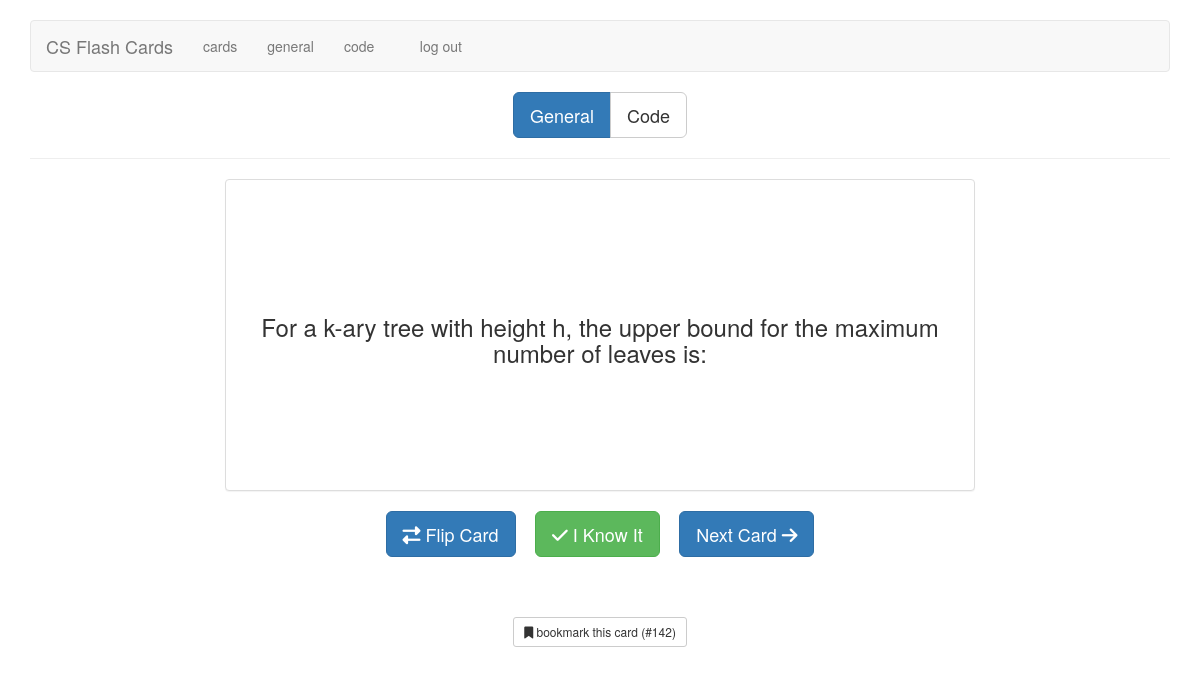
Screenshot of /general (signed in) with the database file from the repository.
### tables this page shows
CREATE TABLE cards (
  id integer primary key autoincrement,
  type tinyint not null, /* 1 for vocab, 2 for code */
  front text not null,
  back text not null,
  known boolean default 0
);

### flash_cards.py (the view)
@app.route('/general')
@app.route('/general/<card_id>')
def general(card_id=None):
    if not session.get('logged_in'):
        return redirect(url_for('login'))
    return memorize("general", card_id)

### flash_cards.py (called while the page is built)
def connect_db():
    rv = sqlite3.connect(app.config['DATABASE'])
    rv.row_factory = sqlite3.Row
    return rv

def get_db():
    if not hasattr(g, 'sqlite_db'):
        g.sqlite_db = connect_db()
    return g.sqlite_db

def memorize(card_type, card_id):
    if card_type == "general":
        type = 1
    elif card_type == "code":
        type = 2
    else:
        return redirect(url_for('cards'))
    if card_id:
        card = get_card_by_id(card_id)
    else:
        card = get_card(type)
    if not card:
        flash("You've learned all the " + card_type + " cards.")
        return redirect(url_for('cards'))
    short_answer = (len(card['back']) < 75)
    return render_template('memorize.html',
                           card=card,
                           card_type=card_type,
                           short_answer=short_answer)

def get_card(type):
    db = get_db()
    query = '''
      SELECT
        id, type, front, back, known
      FROM cards
      WHERE
        type = ?
        and known = 0
      ORDER BY RANDOM()
      LIMIT 1
    '''
    cur = db.execute(query, [type])
    return cur.fetchone()

### templates/memorize.html (shortened to what this page needs)
{% extends "layout.html" %}
{% block body %}
<div class="row">
    <div class="col-xs-12 text-center">
        <div class="btn-group btn-group-lg" role="group" aria-label="card type">
            <a href="{{ url_for('general') }}"
                class="btn btn-{{ "primary" if card_type == "general" else "default" }}">General</a>
            <a href="{{ url_for('code') }}"
                class="btn btn-{{ "primary" if card_type == "code" else "default" }}">Code</a>
        </div>
    </div>
</div>
<hr />
<div class="row memorizePanel">
    <div class="col-xs-8 col-xs-offset-2">
        <div class="panel panel-default cardFront">
            <div class="panel-body">
                <div class="alignContainer">
                    <div class="alignMiddle frontText">
                        <h3 class="text-center">{{ card.front }}</h3>
                    </div>
                </div>
            </div>
        </div>
    </div>
</div>
<div class="row">
    <div class="col-xs-12 text-center">
        <a href="javascript:" class="btn btn-primary btn-lg flipCard">
            <i class="fa fa-exchange"></i>
            Flip Card
        </a>
        <a href="{{ url_for('mark_known', card_id=card.id, card_type=card_type) }}" class="btn btn-success btn-lg">
            <i class="fa fa-check"></i>
            I Know It
        </a>
        <a href="{{ url_for(card_type) }}" class="btn btn-primary btn-lg">
            Next Card
            <i class="fa fa-arrow-right"></i>
        </a>
    </div>
</div>
<div class="row">
    <div class="col-xs-12 text-center">
        <br />
        <br />
        <br />
        <a href="{{ url_for(card_type, card_id=card.id) }}" class="btn btn-default btn-sm">
            <i class="fa fa-bookmark"></i>
            bookmark this card (#{{ card.id }})
        </a>
    </div>
</div>
{% endblock %}

### templates/layout.html (shortened to what this page needs)
<!doctype html>
<html>
<head>
    <link rel="stylesheet" href="https://maxcdn.bootstrapcdn.com/bootstrap/3.3.6/css/bootstrap.min.css"
>
    <link rel=stylesheet type=text/css href="{{ url_for('static', filename='style.css') }}"/>
    <link rel="stylesheet" type="text/css" href="{{ url_for('static', filename='highlight-theme-github.css') }}" />
</head>
<body>
    <div class="container">
        <div class="row">
            <div class="col-xs-12">
                <br/>
                <nav class="navbar navbar-default">
                    <div class="navbar-header">
                        <a class="navbar-brand" href="{{ url_for('index') }}">CS Flash Cards</a>
                        <ul class="nav navbar-nav navbar-right">
                            {% if not session.logged_in %}
                                <li><a href="{{ url_for('login') }}">log in</a></li>
                            {% else %}
                                <li><a href="{{ url_for('cards') }}">cards</a></li>
                                <li><a href="{{ url_for('general') }}">general</a></li>
                                <li><a href="{{ url_for('code') }}">code</a></li>
                                <li>&nbsp;&nbsp;&nbsp;&nbsp;</li>
                                <li><a href="{{ url_for('logout') }}">log out</a></li>
                            {% endif %}
                        </ul>
                    </div>
                </nav>
                {% block body %}{% endblock %}
            </div>
        </div>
    </div>
</body>
</html>

### static/style.css (style rules this page uses)
.alignContainer { display: table; width: 100%; }
.alignMiddle { height: 20em; display: table-cell; vertical-align: middle; }
.navbar-nav>li, .navbar-nav { float: left !important; }
.navbar-nav.navbar-right:last-child { margin-right: 0 !important; }
.navbar-right { float: right!important; }

### rows the page displays
cards: front "For a k-ary tree with height h, the upper bound for the maximum number of leaves is:", id "142"
